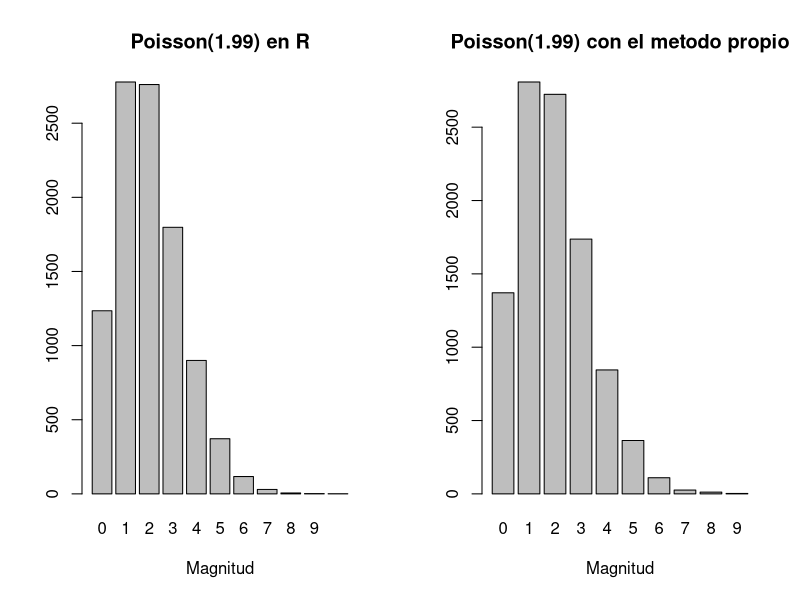
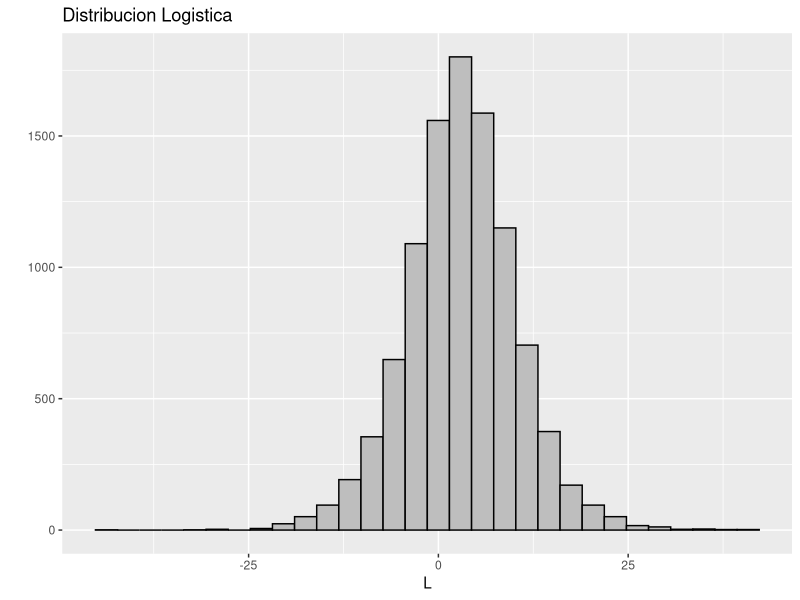
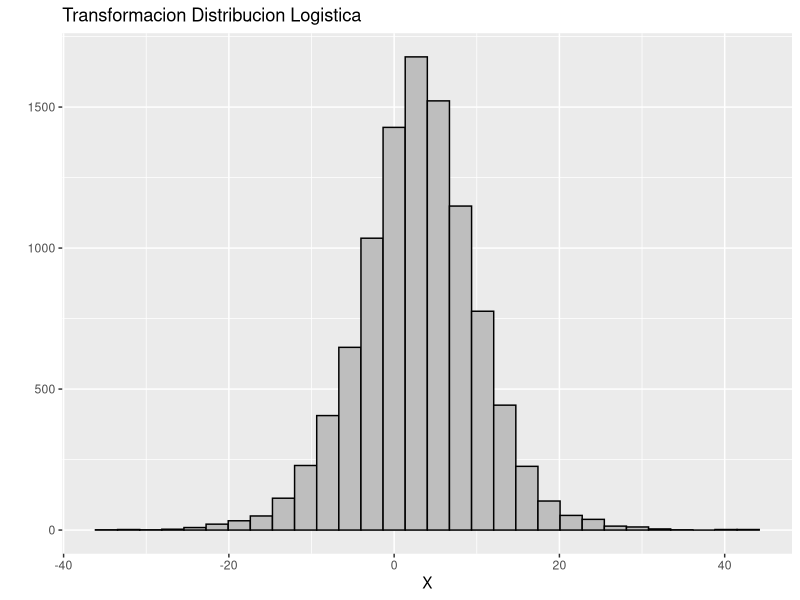
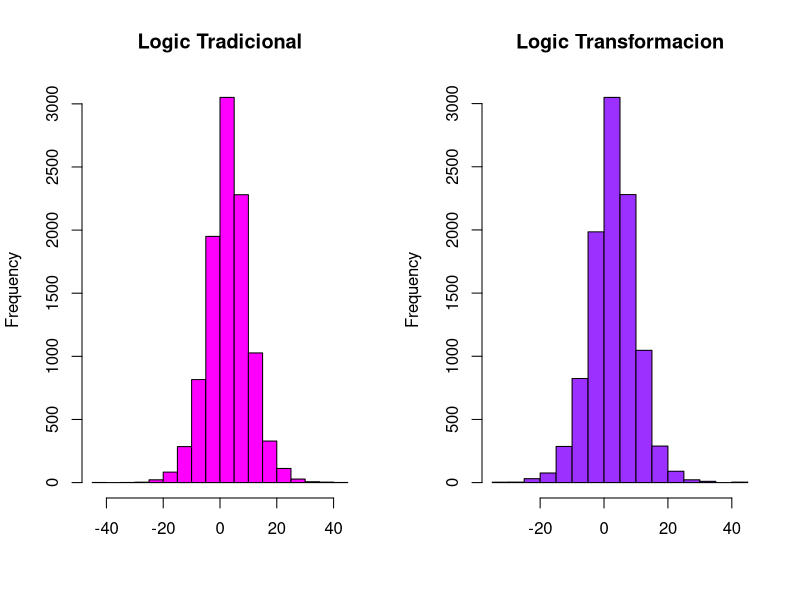

Source code (R) for these figures, in order:
#-----------------------------------#
# Kevin Steven Garcia Chica
# Cesar A. Saavedra 
# Simulacion Estadistica Trabajo 1
#-----------------------------------#
suppressMessages(library(ggplot2))

#-----------------------------------#
# Distribucion Poisson:
#-----------------------------------#
# Poisson con R #
nsim=10000
l=1.99
RP <- rpois(nsim,l)

# Poisson con metodo propio #
N=nsim
X<-c()
for (j in 1:N) {
  U<-runif(1)
  i=0 ; F=P=exp(-l)
  while (U>=F) {
    P=(l/(i+1))*P
    F=F+P
    i=i+1
  }
  X[j]=i
}

#Grafico#
par(mfrow=c(1,2))
barplot(table(RP), main="Poisson(1.99) en R", xlab="Magnitud", ylab="")
barplot(table(X), main="Poisson(1.99) con el metodo propio", xlab="Magnitud", ylab="")


#-----------------------------------#
#Distribucion Logistic:
#-----------------------------------#
# M. tradicional #
L <- rlogis(nsim, 3,4)

# Transformada Inversa #
a=3
b=4
U <- runif(nsim,0,1)
X = a + b*log((U)/(1-U))

datos <- data.frame(L,X)

#Grafico#
qplot(L, main="Distribucion Logistica", col=I("black"), fill=I("grey")) 
qplot(X, main="Transformacion Distribucion Logistica", col=I("black"), fill=I("grey"))


#Grafico#
x11()
par(mfrow=c(1,2))
hist((L), main="Logic Tradicional", freq=F, xlab="", yalb="", col="magenta1", bty="n")
hist((X), main="Logic Transformacion", freq=F, xlab="", yalb="", col="purple1", bty="n") 


#Generaci?n variable de respuesta Y:
Y<-c(rep(0,7000),rep(1,7000)) #0:Clientes malos 1:Clientes buenos

